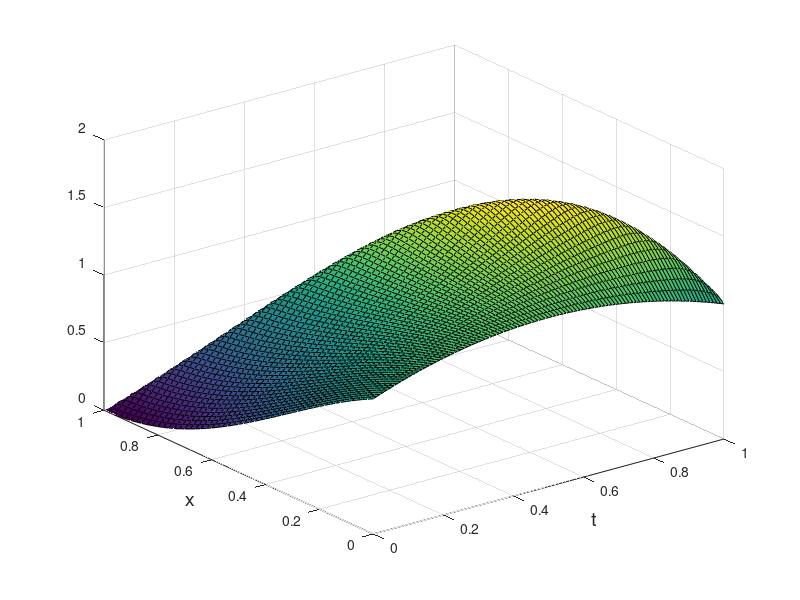

MATLAB code for this plot:
function U = Task2()
    h = 2e-2;
    tau = 1e-2;
    
    T = 1;
    L = 1;
        
    N = T / tau;
    M = L / h;
    
    U = calc(h, tau, N+1, M+1);
    
    x = 0:h:L;
    t = 0:tau:T;
    
    [XG TG] = meshgrid(t, x);
    surf(XG, TG, U);   

    xlabel('t','FontSize',14);  
    ylabel('x','FontSize',14);
    
    h = h/2;
    tau = tau/2;
    N = T/tau;
    M = L/h;
    U2 = calc(h, tau, N+1, M+1);
    
    [nn mm] = size(U);
    Z = zeros(nn, mm);

    for i = 1:nn
        for j = 1:mm
            Z(i,j) = abs(U(i, j) - U2(2*i - 1, 2*j - 1)) / 3;
        end;
    end;
    
    fprintf('Max error: %6.6f\n', max(Z(:)));
    fprintf('Avg error: %6.6f\n', mean(Z(:)));

function U = calc(h, tau, N, M)
    U = zeros(M,N);   
    a = 1;
    
    cx = 0;
    for i=1:M
        U(i,1) = fi(cx);
        cx = cx + h;
    end;
    
    cx = h;
    for i=2:M-1
        U(i,2) = tau*psi(cx) + U(i,1);
        cx = cx + h;
    end;
    
    ct = tau;
    for j=2:N
        U(1,j) = m(ct);
        U(M,j) = n(ct);
        ct = ct + tau;
    end;
    
    for j=2:N-1
        for i=2:M-1
            coef = a * a * tau * tau / (h*h);
            U(i,j+1) = 2*U(i,j) - U(i,j-1) + coef * (U(i-1,j) - 2*U(i,j) + U(i+1,j));
        end;
    end;

function y = fi(x)
    y = (1-x) * cos(pi * x/2);

function y = psi(x)
    y = 2*x + 1;
   
function y = m(t)
    y = 1 + t - t^2;

function y = n(t)
    y = 0*t;